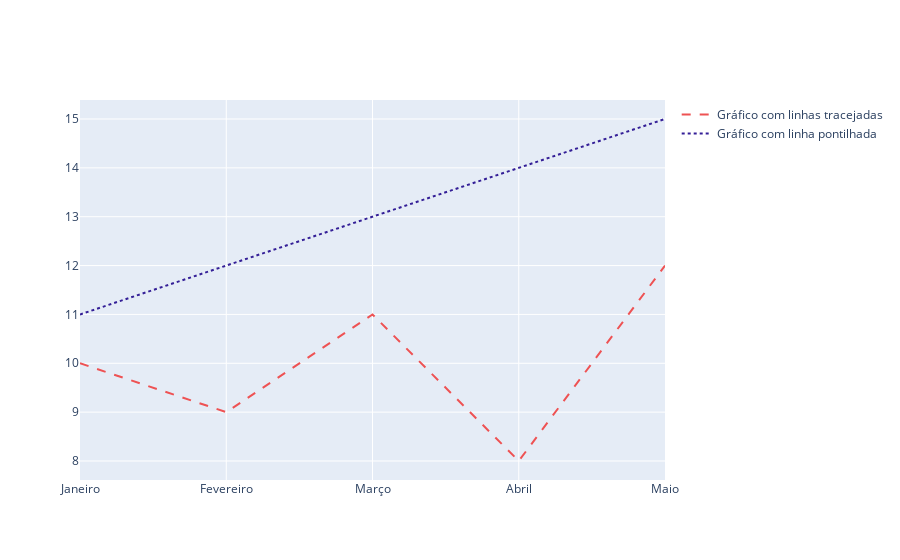

Here is the notebook cell this chart was saved with:
### Markdown cell above
Maneiro, né? Assim como podemos mudar o modo como os pontos são conectados, podemos mudar até o tracejado das linhas. Dá uma olhada:

### Code cell
# Gráfico usando apenas marcadores
trace1 = go.Scatter(x = ['Janeiro', 'Fevereiro', 'Março', 'Abril', 'Maio'],
                    y = [10, 9, 11, 8, 12],
                    mode = 'lines',
                    name = 'Gráfico com linhas tracejadas',
                    line = {'color': '#ee5253',
                            'dash': 'dash'})
# Gráfico de apenas linhas
trace2 = go.Scatter(x = ['Janeiro', 'Fevereiro', 'Março', 'Abril', 'Maio'],
                    y = [11, 12, 13, 14, 15],
                    mode = 'lines',
                    name = 'Gráfico com linha pontilhada',
                    line = {'color': '#341f97',
                            'dash': 'dot'})
data = [trace1, trace2]
py.iplot(data)

### Figure 1 — Plotly figure (JSON) as saved in the notebook; plotly's stock layout.template omitted (floating-point values rounded to 4 significant figures)
{"data": [{"line": {"color": "#ee5253", "dash": "dash"}, "mode": "lines", "name": "Gráfico com linhas tracejadas", "type": "scatter", "x": ["Janeiro", "Fevereiro", "Março", "Abril", "Maio"], "y": [10, 9, 11, 8, 12]}, {"line": {"color": "#341f97", "dash": "dot"}, "mode": "lines", "name": "Gráfico com linha pontilhada", "type": "scatter", "x": ["Janeiro", "Fevereiro", "Março", "Abril", "Maio"], "y": [11, 12, 13, 14, 15]}], "layout": {}}
